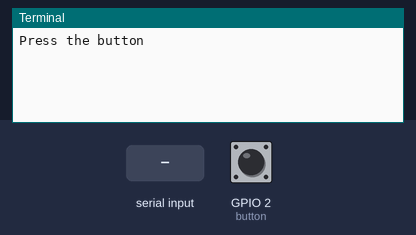
This program was run on a simulated Raspberry Pi (BCM pin numbers). On the bench: the last lines printed to the terminal. The inputs (shaded band) are chosen by the test bench; at power-on: GPIO 2 (button) HIGH.

Above: at 1.2 s.
1.3 s: "1" typed at the terminal, then Enter
At 2.5 s:
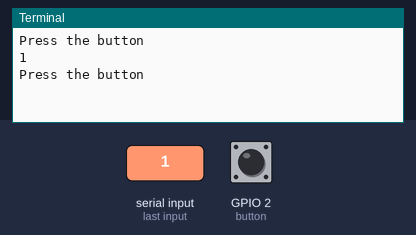
2.8 s: GPIO 2 (button) pulled LOW for 0.15 s
At 3.4 s:
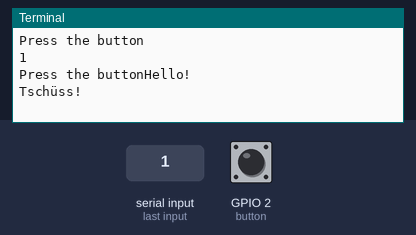
4.4 s: GPIO 2 (button) pulled LOW for 1 s
At 5.1 s:
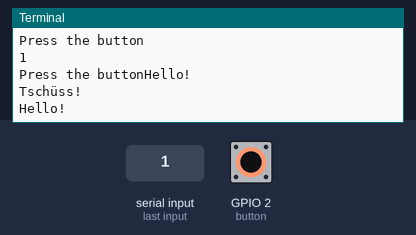
6.9 s: "0" typed at the terminal, then Enter
At 8.2 s:
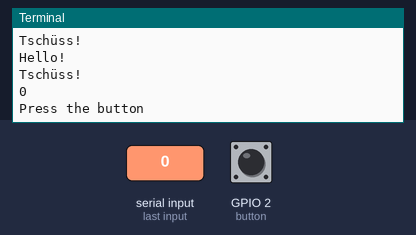

Measured:
- after the input at 1.3 s, the terminal: prints a new line at once (image 1)
- after the input at 2.8 s, the terminal: prints a new line at once (image 2)
- after the input at 4.4 s, the terminal: prints a new line at once (image 3)
- after the input at 6.9 s, the terminal: prints a new line at once (image 4)

The program:

BUTTON2_remote.py
```python
#!/usr/bin/env python
from gpiozero import Button
from gpiozero.pins.pigpio import PiGPIOFactory

# from signal import pause
# https://github.com/vibora-io/vibora/issues/183
# Library is not compatible with Windows due to not having signal.pause.

factory = PiGPIOFactory(host='192.168.2.172')

button = Button(2, pin_factory=factory)


def button_down(b_pressed=True):
    return b_pressed


def button_up(b_pressed=False):
    return b_pressed


def say_hello():
    print("Hello!")


def say_bye():
    print("Tschüss!")

pressed = False
while True:
    input("Press the button")
    button.when_pressed = say_hello
    button.when_released = say_bye
```
